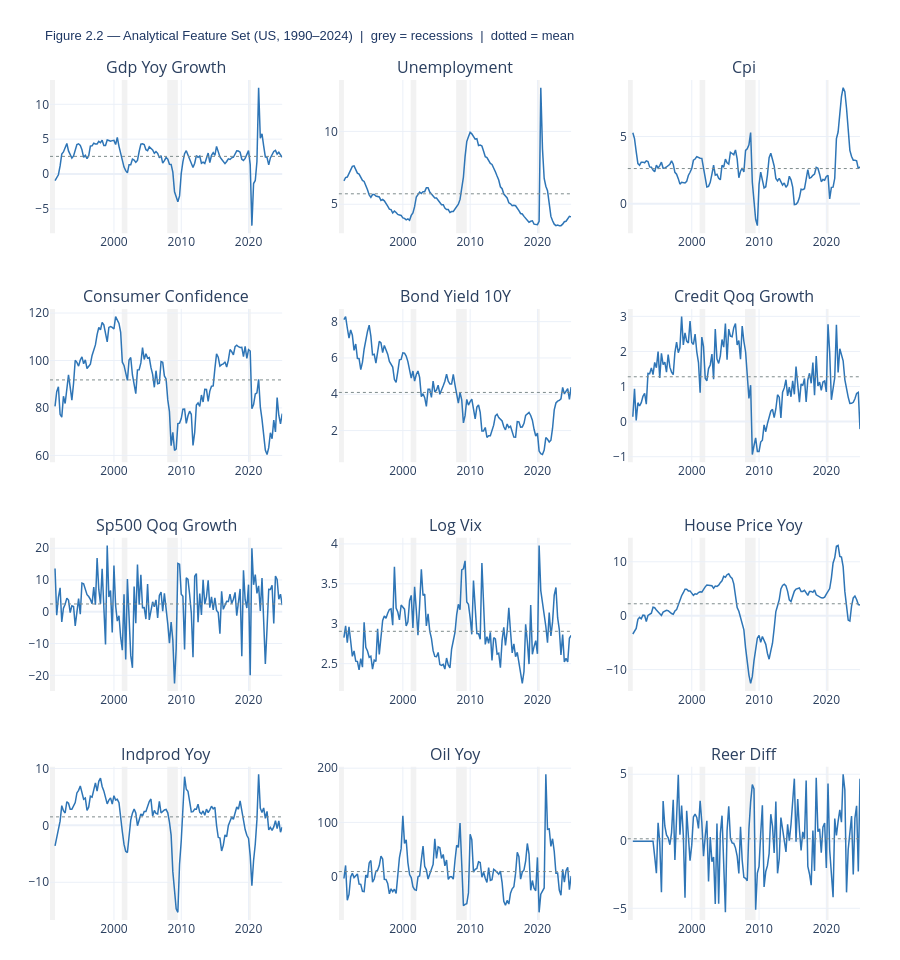

The code cell stored with this chart in its notebook:
### Code cell
# 2.5  Transformed feature set overview
ncols = 3
nrows = int(np.ceil(len(FEATURES) / ncols))

fig2 = make_subplots(
    rows=nrows, cols=ncols,
    subplot_titles=[v.replace(PREFIX, '').replace('_', ' ').title()
                    for v in FEATURES],
    vertical_spacing=0.09,
    horizontal_spacing=0.07,
)

for i, var in enumerate(FEATURES):
    row = i // ncols + 1
    col = i %  ncols + 1

    fig2.add_trace(
        go.Scatter(
            x=df_model.index,
            y=df_model[var],
            mode='lines',
            line=dict(color=BLUE, width=1.5),
            name=var.replace(PREFIX, '').replace('_', ' ').title(),
            hovertemplate=(var.replace(PREFIX, '').replace('_', ' ').title()
                           + '<br>%{x|%Y}<br>%{y:.2f}<extra></extra>'),
            showlegend=False,
        ),
        row=row, col=col,
    )

    fig2.add_hline(
        y=df_model[var].mean(),
        line_dash='dot',
        line_color=GREY,
        line_width=1,
        row=row, col=col,
    )

    for start, end, label in RECESSIONS:
        fig2.add_vrect(
            x0=start, x1=end,
            fillcolor='lightgrey', opacity=0.30,
            layer='below', line_width=0,
            row=row, col=col,
        )

fig2.update_layout(
    title=dict(
        text=(f'Figure 2.2 — Analytical Feature Set ({COUNTRY}, 1990–2024)  |  '
              f'grey = recessions  |  dotted = mean'),
        font=dict(size=13, color=NAVY, family='Arial'),
    ),
    template=TEMPLATE,
    height=nrows * 240,
    margin=dict(t=80, b=40, l=50, r=40),
)
fig2.show()

### Figure 1 — Plotly figure (JSON) as saved in the notebook; plotly's stock layout.template omitted (floating-point values rounded to 4 significant figures; data arrays with more than 128 entries replaced by an {"elided": "..."} marker saying what was removed)
{"data": [{"hovertemplate": "Gdp Yoy Growth<br>%{x|%Y}<br>%{y:.2f}<extra></extra>", "line": {"color": "#2E75B6", "width": 1.5}, "mode": "lines", "name": "Gdp Yoy Growth", "showlegend": false, "type": "scatter", "x": {"elided": "136 str values"}, "xaxis": "x", "y": {"elided": "136 float values"}, "yaxis": "y"}, {"hovertemplate": "Unemployment<br>%{x|%Y}<br>%{y:.2f}<extra></extra>", "line": {"color": "#2E75B6", "width": 1.5}, "mode": "lines", "name": "Unemployment", "showlegend": false, "type": "scatter", "x": {"elided": "136 str values"}, "xaxis": "x2", "y": {"elided": "136 float values"}, "yaxis": "y2"}, {"hovertemplate": "Cpi<br>%{x|%Y}<br>%{y:.2f}<extra></extra>", "line": {"color": "#2E75B6", "width": 1.5}, "mode": "lines", "name": "Cpi", "showlegend": false, "type": "scatter", "x": {"elided": "136 str values"}, "xaxis": "x3", "y": {"elided": "136 float values"}, "yaxis": "y3"}, {"hovertemplate": "Consumer Confidence<br>%{x|%Y}<br>%{y:.2f}<extra></extra>", "line": {"color": "#2E75B6", "width": 1.5}, "mode": "lines", "name": "Consumer Confidence", "showlegend": false, "type": "scatter", "x": {"elided": "136 str values"}, "xaxis": "x4", "y": {"elided": "136 float values"}, "yaxis": "y4"}, {"hovertemplate": "Bond Yield 10Y<br>%{x|%Y}<br>%{y:.2f}<extra></extra>", "line": {"color": "#2E75B6", "width": 1.5}, "mode": "lines", "name": "Bond Yield 10Y", "showlegend": false, "type": "scatter", "x": {"elided": "136 str values"}, "xaxis": "x5", "y": {"elided": "136 float values"}, "yaxis": "y5"}, {"hovertemplate": "Credit Qoq Growth<br>%{x|%Y}<br>%{y:.2f}<extra></extra>", "line": {"color": "#2E75B6", "width": 1.5}, "mode": "lines", "name": "Credit Qoq Growth", "showlegend": false, "type": "scatter", "x": {"elided": "136 str values"}, "xaxis": "x6", "y": {"elided": "136 float values"}, "yaxis": "y6"}, {"hovertemplate": "Sp500 Qoq Growth<br>%{x|%Y}<br>%{y:.2f}<extra></extra>", "line": {"color": "#2E75B6", "width": 1.5}, "mode": "lines", "name": "Sp500 Qoq Growth", "showlegend": false, "type": "scatter", "x": {"elided": "136 str values"}, "xaxis": "x7", "y": {"elided": "136 float values"}, "yaxis": "y7"}, {"hovertemplate": "Log Vix<br>%{x|%Y}<br>%{y:.2f}<extra></extra>", "line": {"color": "#2E75B6", "width": 1.5}, "mode": "lines", "name": "Log Vix", "showlegend": false, "type": "scatter", "x": {"elided": "136 str values"}, "xaxis": "x8", "y": {"elided": "136 float values"}, "yaxis": "y8"}, {"hovertemplate": "House Price Yoy<br>%{x|%Y}<br>%{y:.2f}<extra></extra>", "line": {"color": "#2E75B6", "width": 1.5}, "mode": "lines", "name": "House Price Yoy", "showlegend": false, "type": "scatter", "x": {"elided": "136 str values"}, "xaxis": "x9", "y": {"elided": "136 float values"}, "yaxis": "y9"}, {"hovertemplate": "Indprod Yoy<br>%{x|%Y}<br>%{y:.2f}<extra></extra>", "line": {"color": "#2E75B6", "width": 1.5}, "mode": "lines", "name": "Indprod Yoy", "showlegend": false, "type": "scatter", "x": {"elided": "136 str values"}, "xaxis": "x10", "y": {"elided": "136 float values"}, "yaxis": "y10"}, {"hovertemplate": "Oil Yoy<br>%{x|%Y}<br>%{y:.2f}<extra></extra>", "line": {"color": "#2E75B6", "width": 1.5}, "mode": "lines", "name": "Oil Yoy", "showlegend": false, "type": "scatter", "x": {"elided": "136 str values"}, "xaxis": "x11", "y": {"elided": "136 float values"}, "yaxis": "y11"}, {"hovertemplate": "Reer Diff<br>%{x|%Y}<br>%{y:.2f}<extra></extra>", "line": {"color": "#2E75B6", "width": 1.5}, "mode": "lines", "name": "Reer Diff", "showlegend": false, "type": "scatter", "x": {"elided": "136 str values"}, "xaxis": "x12", "y": {"elided": "136 float values"}, "yaxis": "y12"}], "layout": {"annotations": [{"font": {"size": 16}, "showarrow": false, "text": "Gdp Yoy Growth", "x": 0.1433, "xanchor": "center", "xref": "paper", "y": 1, "yanchor": "bottom", "yref": "paper"}, {"font": {"size": 16}, "showarrow": false, "text": "Unemployment", "x": 0.5, "xanchor": "center", "xref": "paper", "y": 1, "yanchor": "bottom", "yref": "paper"}, {"font": {"size": 16}, "showarrow": false, "text": "Cpi", "x": 0.8567, "xanchor": "center", "xref": "paper", "y": 1, "yanchor": "bottom", "yref": "paper"}, {"font": {"size": 16}, "showarrow": false, "text": "Consumer Confidence", "x": 0.1433, "xanchor": "center", "xref": "paper", "y": 0.7275, "yanchor": "bottom", "yref": "paper"}, {"font": {"size": 16}, "showarrow": false, "text": "Bond Yield 10Y", "x": 0.5, "xanchor": "center", "xref": "paper", "y": 0.7275, "yanchor": "bottom", "yref": "paper"}, {"font": {"size": 16}, "showarrow": false, "text": "Credit Qoq Growth", "x": 0.8567, "xanchor": "center", "xref": "paper", "y": 0.7275, "yanchor": "bottom", "yref": "paper"}, {"font": {"size": 16}, "showarrow": false, "text": "Sp500 Qoq Growth", "x": 0.1433, "xanchor": "center", "xref": "paper", "y": 0.455, "yanchor": "bottom", "yref": "paper"}, {"font": {"size": 16}, "showarrow": false, "text": "Log Vix", "x": 0.5, "xanchor": "center", "xref": "paper", "y": 0.455, "yanchor": "bottom", "yref": "paper"}, {"font": {"size": 16}, "showarrow": false, "text": "House Price Yoy", "x": 0.8567, "xanchor": "center", "xref": "paper", "y": 0.455, "yanchor": "bottom", "yref": "paper"}, {"font": {"size": 16}, "showarrow": false, "text": "Indprod Yoy", "x": 0.1433, "xanchor": "center", "xref": "paper", "y": 0.1825, "yanchor": "bottom", "yref": "paper"}, {"font": {"size": 16}, "showarrow": false, "text": "Oil Yoy", "x": 0.5, "xanchor": "center", "xref": "paper", "y": 0.1825, "yanchor": "bottom", "yref": "paper"}, {"font": {"size": 16}, "showarrow": false, "text": "Reer Diff", "x": 0.8567, "xanchor": "center", "xref": "paper", "y": 0.1825, "yanchor": "bottom", "yref": "paper"}], "height": 960, "margin": {"b": 40, "l": 50, "r": 40, "t": 80}, "shapes": [{"line": {"color": "#7F8C8D", "dash": "dot", "width": 1}, "type": "line", "x0": 0, "x1": 1, "xref": "x domain", "y0": 2.53, "y1": 2.53, "yref": "y"}, {"fillcolor": "lightgrey", "layer": "below", "line": {"width": 0}, "opacity": 0.3, "type": "rect", "x0": "1990-07-01", "x1": "1991-03-31", "xref": "x", "y0": 0, "y1": 1, "yref": "y domain"}, {"fillcolor": "lightgrey", "layer": "below", "line": {"width": 0}, "opacity": 0.3, "type": "rect", "x0": "2001-03-01", "x1": "2001-12-31", "xref": "x", "y0": 0, "y1": 1, "yref": "y domain"}, {"fillcolor": "lightgrey", "layer": "below", "line": {"width": 0}, "opacity": 0.3, "type": "rect", "x0": "2007-12-01", "x1": "2009-06-30", "xref": "x", "y0": 0, "y1": 1, "yref": "y domain"}, {"fillcolor": "lightgrey", "layer": "below", "line": {"width": 0}, "opacity": 0.3, "type": "rect", "x0": "2020-02-01", "x1": "2020-04-30", "xref": "x", "y0": 0, "y1": 1, "yref": "y domain"}, {"line": {"color": "#7F8C8D", "dash": "dot", "width": 1}, "type": "line", "x0": 0, "x1": 1, "xref": "x2 domain", "y0": 5.717, "y1": 5.717, "yref": "y2"}, {"fillcolor": "lightgrey", "layer": "below", "line": {"width": 0}, "opacity": 0.3, "type": "rect", "x0": "1990-07-01", "x1": "1991-03-31", "xref": "x2", "y0": 0, "y1": 1, "yref": "y2 domain"}, {"fillcolor": "lightgrey", "layer": "below", "line": {"width": 0}, "opacity": 0.3, "type": "rect", "x0": "2001-03-01", "x1": "2001-12-31", "xref": "x2", "y0": 0, "y1": 1, "yref": "y2 domain"}, {"fillcolor": "lightgrey", "layer": "below", "line": {"width": 0}, "opacity": 0.3, "type": "rect", "x0": "2007-12-01", "x1": "2009-06-30", "xref": "x2", "y0": 0, "y1": 1, "yref": "y2 domain"}, {"fillcolor": "lightgrey", "layer": "below", "line": {"width": 0}, "opacity": 0.3, "type": "rect", "x0": "2020-02-01", "x1": "2020-04-30", "xref": "x2", "y0": 0, "y1": 1, "yref": "y2 domain"}, {"line": {"color": "#7F8C8D", "dash": "dot", "width": 1}, "type": "line", "x0": 0, "x1": 1, "xref": "x3 domain", "y0": 2.621, "y1": 2.621, "yref": "y3"}, {"fillcolor": "lightgrey", "layer": "below", "line": {"width": 0}, "opacity": 0.3, "type": "rect", "x0": "1990-07-01", "x1": "1991-03-31", "xref": "x3", "y0": 0, "y1": 1, "yref": "y3 domain"}, {"fillcolor": "lightgrey", "layer": "below", "line": {"width": 0}, "opacity": 0.3, "type": "rect", "x0": "2001-03-01", "x1": "2001-12-31", "xref": "x3", "y0": 0, "y1": 1, "yref": "y3 domain"}, {"fillcolor": "lightgrey", "layer": "below", "line": {"width": 0}, "opacity": 0.3, "type": "rect", "x0": "2007-12-01", "x1": "2009-06-30", "xref": "x3", "y0": 0, "y1": 1, "yref": "y3 domain"}, {"fillcolor": "lightgrey", "layer": "below", "line": {"width": 0}, "opacity": 0.3, "type": "rect", "x0": "2020-02-01", "x1": "2020-04-30", "xref": "x3", "y0": 0, "y1": 1, "yref": "y3 domain"}, {"line": {"color": "#7F8C8D", "dash": "dot", "width": 1}, "type": "line", "x0": 0, "x1": 1, "xref": "x4 domain", "y0": 91.8, "y1": 91.8, "yref": "y4"}, {"fillcolor": "lightgrey", "layer": "below", "line": {"width": 0}, "opacity": 0.3, "type": "rect", "x0": "1990-07-01", "x1": "1991-03-31", "xref": "x4", "y0": 0, "y1": 1, "yref": "y4 domain"}, {"fillcolor": "lightgrey", "layer": "below", "line": {"width": 0}, "opacity": 0.3, "type": "rect", "x0": "2001-03-01", "x1": "2001-12-31", "xref": "x4", "y0": 0, "y1": 1, "yref": "y4 domain"}, {"fillcolor": "lightgrey", "layer": "below", "line": {"width": 0}, "opacity": 0.3, "type": "rect", "x0": "2007-12-01", "x1": "2009-06-30", "xref": "x4", "y0": 0, "y1": 1, "yref": "y4 domain"}, {"fillcolor": "lightgrey", "layer": "below", "line": {"width": 0}, "opacity": 0.3, "type": "rect", "x0": "2020-02-01", "x1": "2020-04-30", "xref": "x4", "y0": 0, "y1": 1, "yref": "y4 domain"}, {"line": {"color": "#7F8C8D", "dash": "dot", "width": 1}, "type": "line", "x0": 0, "x1": 1, "xref": "x5 domain", "y0": 4.101, "y1": 4.101, "yref": "y5"}, {"fillcolor": "lightgrey", "layer": "below", "line": {"width": 0}, "opacity": 0.3, "type": "rect", "x0": "1990-07-01", "x1": "1991-03-31", "xref": "x5", "y0": 0, "y1": 1, "yref": "y5 domain"}, {"fillcolor": "lightgrey", "layer": "below", "line": {"width": 0}, "opacity": 0.3, "type": "rect", "x0": "2001-03-01", "x1": "2001-12-31", "xref": "x5", "y0": 0, "y1": 1, "yref": "y5 domain"}, {"fillcolor": "lightgrey", "layer": "below", "line": {"width": 0}, "opacity": 0.3, "type": "rect", "x0": "2007-12-01", "x1": "2009-06-30", "xref": "x5", "y0": 0, "y1": 1, "yref": "y5 domain"}, {"fillcolor": "lightgrey", "layer": "below", "line": {"width": 0}, "opacity": 0.3, "type": "rect", "x0": "2020-02-01", "x1": "2020-04-30", "xref": "x5", "y0": 0, "y1": 1, "yref": "y5 domain"}, {"line": {"color": "#7F8C8D", "dash": "dot", "width": 1}, "type": "line", "x0": 0, "x1": 1, "xref": "x6 domain", "y0": 1.278, "y1": 1.278, "yref": "y6"}, {"fillcolor": "lightgrey", "layer": "below", "line": {"width": 0}, "opacity": 0.3, "type": "rect", "x0": "1990-07-01", "x1": "1991-03-31", "xref": "x6", "y0": 0, "y1": 1, "yref": "y6 domain"}, {"fillcolor": "lightgrey", "layer": "below", "line": {"width": 0}, "opacity": 0.3, "type": "rect", "x0": "2001-03-01", "x1": "2001-12-31", "xref": "x6", "y0": 0, "y1": 1, "yref": "y6 domain"}, {"fillcolor": "lightgrey", "layer": "below", "line": {"width": 0}, "opacity": 0.3, "type": "rect", "x0": "2007-12-01", "x1": "2009-06-30", "xref": "x6", "y0": 0, "y1": 1, "yref": "y6 domain"}, {"fillcolor": "lightgrey", "layer": "below", "line": {"width": 0}, "opacity": 0.3, "type": "rect", "x0": "2020-02-01", "x1": "2020-04-30", "xref": "x6", "y0": 0, "y1": 1, "yref": "y6 domain"}, {"line": {"color": "#7F8C8D", "dash": "dot", "width": 1}, "type": "line", "x0": 0, "x1": 1, "xref": "x7 domain", "y0": 2.451, "y1": 2.451, "yref": "y7"}, {"fillcolor": "lightgrey", "layer": "below", "line": {"width": 0}, "opacity": 0.3, "type": "rect", "x0": "1990-07-01", "x1": "1991-03-31", "xref": "x7", "y0": 0, "y1": 1, "yref": "y7 domain"}, {"fillcolor": "lightgrey", "layer": "below", "line": {"width": 0}, "opacity": 0.3, "type": "rect", "x0": "2001-03-01", "x1": "2001-12-31", "xref": "x7", "y0": 0, "y1": 1, "yref": "y7 domain"}, {"fillcolor": "lightgrey", "layer": "below", "line": {"width": 0}, "opacity": 0.3, "type": "rect", "x0": "2007-12-01", "x1": "2009-06-30", "xref": "x7", "y0": 0, "y1": 1, "yref": "y7 domain"}, {"fillcolor": "lightgrey", "layer": "below", "line": {"width": 0}, "opacity": 0.3, "type": "rect", "x0": "2020-02-01", "x1": "2020-04-30", "xref": "x7", "y0": 0, "y1": 1, "yref": "y7 domain"}, {"line": {"color": "#7F8C8D", "dash": "dot", "width": 1}, "type": "line", "x0": 0, "x1": 1, "xref": "x8 domain", "y0": 2.905, "y1": 2.905, "yref": "y8"}, {"fillcolor": "lightgrey", "layer": "below", "line": {"width": 0}, "opacity": 0.3, "type": "rect", "x0": "1990-07-01", "x1": "1991-03-31", "xref": "x8", "y0": 0, "y1": 1, "yref": "y8 domain"}, {"fillcolor": "lightgrey", "layer": "below", "line": {"width": 0}, "opacity": 0.3, "type": "rect", "x0": "2001-03-01", "x1": "2001-12-31", "xref": "x8", "y0": 0, "y1": 1, "yref": "y8 domain"}, {"fillcolor": "lightgrey", "layer": "below", "line": {"width": 0}, "opacity": 0.3, "type": "rect", "x0": "2007-12-01", "x1": "2009-06-30", "xref": "x8", "y0": 0, "y1": 1, "yref": "y8 domain"}, {"fillcolor": "lightgrey", "layer": "below", "line": {"width": 0}, "opacity": 0.3, "type": "rect", "x0": "2020-02-01", "x1": "2020-04-30", "xref": "x8", "y0": 0, "y1": 1, "yref": "y8 domain"}, {"line": {"color": "#7F8C8D", "dash": "dot", "width": 1}, "type": "line", "x0": 0, "x1": 1, "xref": "x9 domain", "y0": 2.21, "y1": 2.21, "yref": "y9"}, {"fillcolor": "lightgrey", "layer": "below", "line": {"width": 0}, "opacity": 0.3, "type": "rect", "x0": "1990-07-01", "x1": "1991-03-31", "xref": "x9", "y0": 0, "y1": 1, "yref": "y9 domain"}, {"fillcolor": "lightgrey", "layer": "below", "line": {"width": 0}, "opacity": 0.3, "type": "rect", "x0": "2001-03-01", "x1": "2001-12-31", "xref": "x9", "y0": 0, "y1": 1, "yref": "y9 domain"}, {"fillcolor": "lightgrey", "layer": "below", "line": {"width": 0}, "opacity": 0.3, "type": "rect", "x0": "2007-12-01", "x1": "2009-06-30", "xref": "x9", "y0": 0, "y1": 1, "yref": "y9 domain"}, {"fillcolor": "lightgrey", "layer": "below", "line": {"width": 0}, "opacity": 0.3, "type": "rect", "x0": "2020-02-01", "x1": "2020-04-30", "xref": "x9", "y0": 0, "y1": 1, "yref": "y9 domain"}, {"line": {"color": "#7F8C8D", "dash": "dot", "width": 1}, "type": "line", "x0": 0, "x1": 1, "xref": "x10 domain", "y0": 1.491, "y1": 1.491, "yref": "y10"}, {"fillcolor": "lightgrey", "layer": "below", "line": {"width": 0}, "opacity": 0.3, "type": "rect", "x0": "1990-07-01", "x1": "1991-03-31", "xref": "x10", "y0": 0, "y1": 1, "yref": "y10 domain"}, {"fillcolor": "lightgrey", "layer": "below", "line": {"width": 0}, "opacity": 0.3, "type": "rect", "x0": "2001-03-01", "x1": "2001-12-31", "xref": "x10", "y0": 0, "y1": 1, "yref": "y10 domain"}, {"fillcolor": "lightgrey", "layer": "below", "line": {"width": 0}, "opacity": 0.3, "type": "rect", "x0": "2007-12-01", "x1": "2009-06-30", "xref": "x10", "y0": 0, "y1": 1, "yref": "y10 domain"}, {"fillcolor": "lightgrey", "layer": "below", "line": {"width": 0}, "opacity": 0.3, "type": "rect", "x0": "2020-02-01", "x1": "2020-04-30", "xref": "x10", "y0": 0, "y1": 1, "yref": "y10 domain"}, {"line": {"color": "#7F8C8D", "dash": "dot", "width": 1}, "type": "line", "x0": 0, "x1": 1, "xref": "x11 domain", "y0": 9.27, "y1": 9.27, "yref": "y11"}, {"fillcolor": "lightgrey", "layer": "below", "line": {"width": 0}, "opacity": 0.3, "type": "rect", "x0": "1990-07-01", "x1": "1991-03-31", "xref": "x11", "y0": 0, "y1": 1, "yref": "y11 domain"}, {"fillcolor": "lightgrey", "layer": "below", "line": {"width": 0}, "opacity": 0.3, "type": "rect", "x0": "2001-03-01", "x1": "2001-12-31", "xref": "x11", "y0": 0, "y1": 1, "yref": "y11 domain"}, {"fillcolor": "lightgrey", "layer": "below", "line": {"width": 0}, "opacity": 0.3, "type": "rect", "x0": "2007-12-01", "x1": "2009-06-30", "xref": "x11", "y0": 0, "y1": 1, "yref": "y11 domain"}, {"fillcolor": "lightgrey", "layer": "below", "line": {"width": 0}, "opacity": 0.3, "type": "rect", "x0": "2020-02-01", "x1": "2020-04-30", "xref": "x11", "y0": 0, "y1": 1, "yref": "y11 domain"}, {"line": {"color": "#7F8C8D", "dash": "dot", "width": 1}, "type": "line", "x0": 0, "x1": 1, "xref": "x12 domain", "y0": 0.1851, "y1": 0.1851, "yref": "y12"}, {"fillcolor": "lightgrey", "layer": "below", "line": {"width": 0}, "opacity": 0.3, "type": "rect", "x0": "1990-07-01", "x1": "1991-03-31", "xref": "x12", "y0": 0, "y1": 1, "yref": "y12 domain"}, {"fillcolor": "lightgrey", "layer": "below", "line": {"width": 0}, "opacity": 0.3, "type": "rect", "x0": "2001-03-01", "x1": "2001-12-31", "xref": "x12", "y0": 0, "y1": 1, "yref": "y12 domain"}, {"fillcolor": "lightgrey", "layer": "below", "line": {"width": 0}, "opacity": 0.3, "type": "rect", "x0": "2007-12-01", "x1": "2009-06-30", "xref": "x12", "y0": 0, "y1": 1, "yref": "y12 domain"}, {"fillcolor": "lightgrey", "layer": "below", "line": {"width": 0}, "opacity": 0.3, "type": "rect", "x0": "2020-02-01", "x1": "2020-04-30", "xref": "x12", "y0": 0, "y1": 1, "yref": "y12 domain"}], "title": {"font": {"color": "#1F3864", "family": "Arial", "size": 13}, "text": "Figure 2.2 — Analytical Feature Set (US, 1990–2024)  |  grey = recessions  |  dotted = mean"}, "xaxis": {"anchor": "y", "domain": [0, 0.2867]}, "xaxis10": {"anchor": "y10", "domain": [0, 0.2867]}, "xaxis11": {"anchor": "y11", "domain": [0.3567, 0.6433]}, "xaxis12": {"anchor": "y12", "domain": [0.7133, 1]}, "xaxis2": {"anchor": "y2", "domain": [0.3567, 0.6433]}, "xaxis3": {"anchor": "y3", "domain": [0.7133, 1]}, "xaxis4": {"anchor": "y4", "domain": [0, 0.2867]}, "xaxis5": {"anchor": "y5", "domain": [0.3567, 0.6433]}, "xaxis6": {"anchor": "y6", "domain": [0.7133, 1]}, "xaxis7": {"anchor": "y7", "domain": [0, 0.2867]}, "xaxis8": {"anchor": "y8", "domain": [0.3567, 0.6433]}, "xaxis9": {"anchor": "y9", "domain": [0.7133, 1]}, "yaxis": {"anchor": "x", "domain": [0.8175, 1]}, "yaxis10": {"anchor": "x10", "domain": [0, 0.1825]}, "yaxis11": {"anchor": "x11", "domain": [0, 0.1825]}, "yaxis12": {"anchor": "x12", "domain": [0, 0.1825]}, "yaxis2": {"anchor": "x2", "domain": [0.8175, 1]}, "yaxis3": {"anchor": "x3", "domain": [0.8175, 1]}, "yaxis4": {"anchor": "x4", "domain": [0.545, 0.7275]}, "yaxis5": {"anchor": "x5", "domain": [0.545, 0.7275]}, "yaxis6": {"anchor": "x6", "domain": [0.545, 0.7275]}, "yaxis7": {"anchor": "x7", "domain": [0.2725, 0.455]}, "yaxis8": {"anchor": "x8", "domain": [0.2725, 0.455]}, "yaxis9": {"anchor": "x9", "domain": [0.2725, 0.455]}}}
